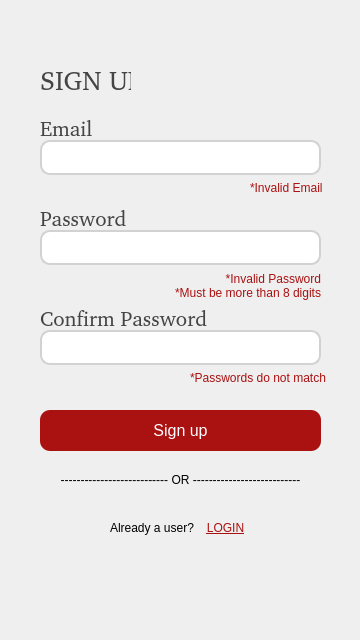
<?xml version="1.0" encoding="UTF-8"?>
<ui version="4.0">
 <class>Form</class>
 <widget class="QWidget" name="Form">
  <property name="geometry">
   <rect>
    <x>0</x>
    <y>0</y>
    <width>360</width>
    <height>640</height>
   </rect>
  </property>
  <property name="windowTitle">
   <string>Form</string>
  </property>
  <widget class="QLabel" name="signupLabel">
   <property name="geometry">
    <rect>
     <x>40</x>
     <y>70</y>
     <width>91</width>
     <height>21</height>
    </rect>
   </property>
   <property name="styleSheet">
    <string notr="true">font: 20pt, Arial;
color: #444444;</string>
   </property>
   <property name="text">
    <string>SIGN UP</string>
   </property>
  </widget>
  <widget class="QLabel" name="needanaccountLabel">
   <property name="geometry">
    <rect>
     <x>110</x>
     <y>520</y>
     <width>101</width>
     <height>16</height>
    </rect>
   </property>
   <property name="text">
    <string>Already a user?</string>
   </property>
  </widget>
  <widget class="QLineEdit" name="emailLineEdit">
   <property name="geometry">
    <rect>
     <x>40</x>
     <y>140</y>
     <width>281</width>
     <height>35</height>
    </rect>
   </property>
   <property name="minimumSize">
    <size>
     <width>0</width>
     <height>35</height>
    </size>
   </property>
   <property name="font">
    <font>
     <pointsize>9</pointsize>
    </font>
   </property>
   <property name="styleSheet">
    <string notr="true">QLineEdit
{
	border: 2px solid #D2D2D2;
	border-radius: 10px;
}
QLineEdit:focus
{
	border: 2px solid #D2D2D2;
}</string>
   </property>
  </widget>
  <widget class="QLineEdit" name="passwordLineEdit">
   <property name="geometry">
    <rect>
     <x>40</x>
     <y>230</y>
     <width>281</width>
     <height>35</height>
    </rect>
   </property>
   <property name="minimumSize">
    <size>
     <width>0</width>
     <height>35</height>
    </size>
   </property>
   <property name="styleSheet">
    <string notr="true">QLineEdit
{
	border: 2px solid #D2D2D2;
	border-radius: 10px;
}
QLineEdit:focus
{
	border: 2px solid #D2D2D2;
}</string>
   </property>
  </widget>
  <widget class="QLabel" name="emailLabel">
   <property name="geometry">
    <rect>
     <x>40</x>
     <y>120</y>
     <width>271</width>
     <height>16</height>
    </rect>
   </property>
   <property name="styleSheet">
    <string notr="true">font: 16pt, Arial;
color: #444444;</string>
   </property>
   <property name="text">
    <string>Email</string>
   </property>
  </widget>
  <widget class="QLabel" name="orLabel">
   <property name="geometry">
    <rect>
     <x>0</x>
     <y>470</y>
     <width>361</width>
     <height>20</height>
    </rect>
   </property>
   <property name="text">
    <string>&lt;html&gt;&lt;head/&gt;&lt;body&gt;&lt;p&gt;--------------------------- OR ---------------------------&lt;/p&gt;&lt;/body&gt;&lt;/html&gt;</string>
   </property>
   <property name="alignment">
    <set>Qt::AlignCenter</set>
   </property>
  </widget>
  <widget class="QLabel" name="passwordLabel">
   <property name="geometry">
    <rect>
     <x>40</x>
     <y>210</y>
     <width>271</width>
     <height>16</height>
    </rect>
   </property>
   <property name="styleSheet">
    <string notr="true">font: 16pt, Arial;
color: #444444;</string>
   </property>
   <property name="text">
    <string>Password</string>
   </property>
  </widget>
  <widget class="QPushButton" name="singupPushButton">
   <property name="geometry">
    <rect>
     <x>40</x>
     <y>410</y>
     <width>281</width>
     <height>41</height>
    </rect>
   </property>
   <property name="cursor">
    <cursorShape>PointingHandCursor</cursorShape>
   </property>
   <property name="styleSheet">
    <string notr="true">QPushButton{
	background-color:#aa1111;
	border-radius: 10px;
	color: #FFFFFF;
	font: 16px;
}
QPushButton:hover
{
	background-color:#aa1111;
}
	</string>
   </property>
   <property name="text">
    <string>Sign up</string>
   </property>
  </widget>
  <widget class="QPushButton" name="loginPushButton">
   <property name="geometry">
    <rect>
     <x>200</x>
     <y>520</y>
     <width>51</width>
     <height>16</height>
    </rect>
   </property>
   <property name="cursor">
    <cursorShape>PointingHandCursor</cursorShape>
   </property>
   <property name="styleSheet">
    <string notr="true">QPushButton {
	border: None;
	text-decoration: underline;
	color: #AA1111;
}</string>
   </property>
   <property name="text">
    <string>LOGIN</string>
   </property>
  </widget>
  <widget class="QLabel" name="confirmpasswordLabel">
   <property name="geometry">
    <rect>
     <x>40</x>
     <y>310</y>
     <width>271</width>
     <height>16</height>
    </rect>
   </property>
   <property name="styleSheet">
    <string notr="true">font: 16pt, Arial;
color: #444444;</string>
   </property>
   <property name="text">
    <string>Confirm Password</string>
   </property>
  </widget>
  <widget class="QLineEdit" name="confirmpasswordLineEdit">
   <property name="geometry">
    <rect>
     <x>40</x>
     <y>330</y>
     <width>281</width>
     <height>35</height>
    </rect>
   </property>
   <property name="minimumSize">
    <size>
     <width>0</width>
     <height>35</height>
    </size>
   </property>
   <property name="styleSheet">
    <string notr="true">QLineEdit
{
	border: 2px solid #D2D2D2;
	border-radius: 10px;
}
QLineEdit:focus
{
	border: 2px solid #D2D2D2;
}</string>
   </property>
  </widget>
  <widget class="QLabel" name="invalidemailLabel">
   <property name="geometry">
    <rect>
     <x>250</x>
     <y>180</y>
     <width>81</width>
     <height>16</height>
    </rect>
   </property>
   <property name="styleSheet">
    <string notr="true">QLabel{
	color: #AA1111;
}</string>
   </property>
   <property name="text">
    <string>*Invalid Email</string>
   </property>
  </widget>
  <widget class="QLabel" name="invalidpasswordLabel">
   <property name="geometry">
    <rect>
     <x>160</x>
     <y>270</y>
     <width>161</width>
     <height>31</height>
    </rect>
   </property>
   <property name="styleSheet">
    <string notr="true">QLabel{
	color: #aa1111;
}</string>
   </property>
   <property name="text">
    <string>*Invalid Password
*Must be more than 8 digits</string>
   </property>
   <property name="alignment">
    <set>Qt::AlignRight|Qt::AlignTrailing|Qt::AlignVCenter</set>
   </property>
  </widget>
  <widget class="QLabel" name="passwordsdonotmatchLabel">
   <property name="geometry">
    <rect>
     <x>190</x>
     <y>370</y>
     <width>141</width>
     <height>16</height>
    </rect>
   </property>
   <property name="styleSheet">
    <string notr="true">QLabel{
	color: #aa1111;
}</string>
   </property>
   <property name="text">
    <string>*Passwords do not match</string>
   </property>
  </widget>
  <zorder>passwordsdonotmatchLabel</zorder>
  <zorder>invalidpasswordLabel</zorder>
  <zorder>invalidemailLabel</zorder>
  <zorder>signupLabel</zorder>
  <zorder>needanaccountLabel</zorder>
  <zorder>emailLabel</zorder>
  <zorder>orLabel</zorder>
  <zorder>passwordLabel</zorder>
  <zorder>singupPushButton</zorder>
  <zorder>loginPushButton</zorder>
  <zorder>confirmpasswordLabel</zorder>
  <zorder>emailLineEdit</zorder>
  <zorder>passwordLineEdit</zorder>
  <zorder>confirmpasswordLineEdit</zorder>
 </widget>
 <resources/>
 <connections/>
</ui>
